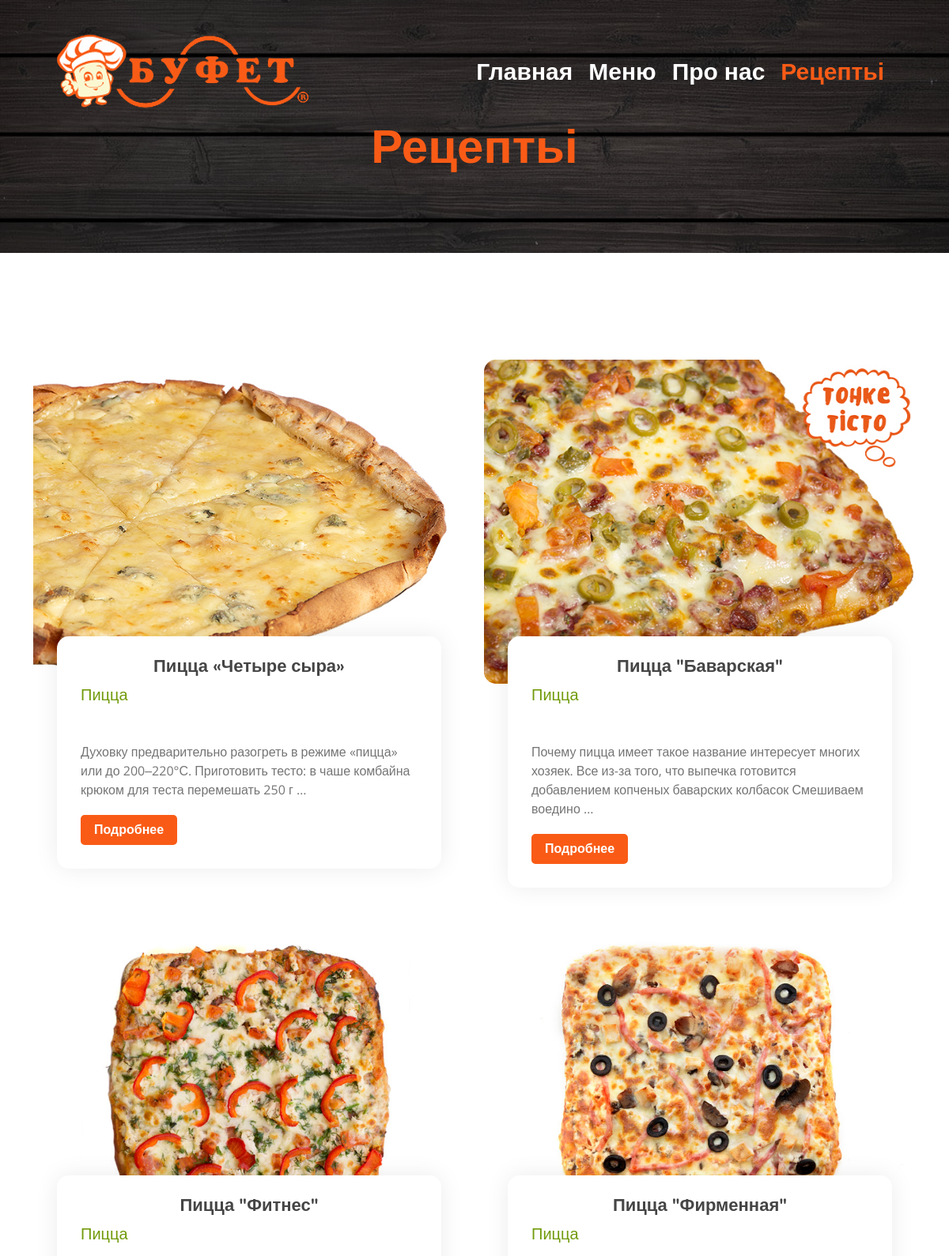
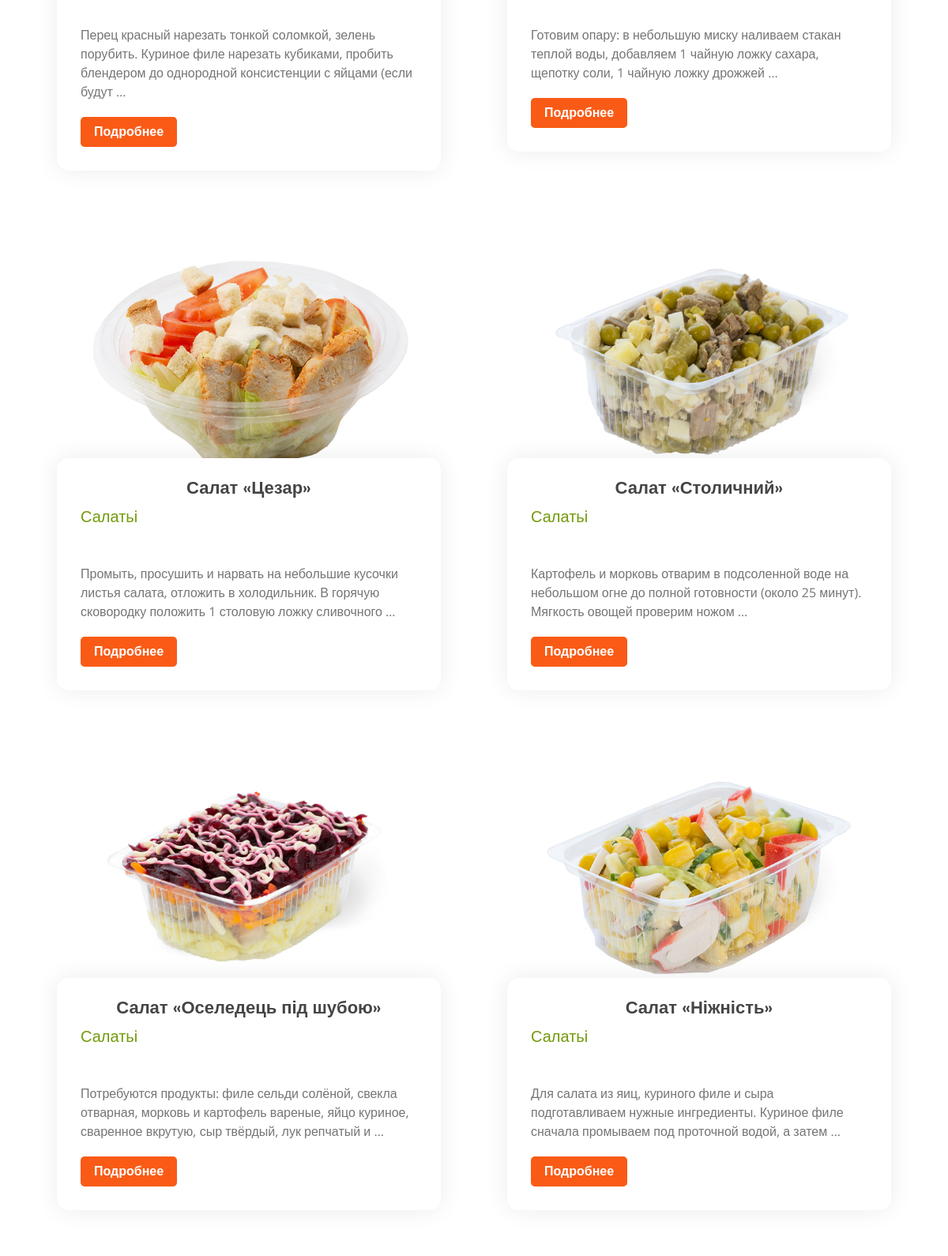
The page /recipe_all/ (upper part) on the database its author committed (2 pictures, top to bottom).
### blog/models.py (models this page shows, shortened)
class Recipe(models.Model):
    name = models.CharField(max_length=100)
    serves = models.CharField(max_length=50)
    prep_time = models.PositiveIntegerField(default=0)
    cook_time = models.PositiveIntegerField(default=0)
    ingredients = RichTextField()
    directions = RichTextField()
    post = models.ForeignKey(Post, related_name='recipe', on_delete=models.SET_NULL, null=True, blank=True)
    class Meta:
        verbose_name = 'Рецепт'
        verbose_name_plural = 'Рецептьі'
    def get_absolute_url(self):
        return reverse('recipe_details', kwargs={"pk": self.pk})

class Post(models.Model):
    author = models.ForeignKey(User, related_name='posts', on_delete=models.CASCADE, verbose_name='Автор поста')
    title = models.CharField(max_length=250, verbose_name='Название едьі', db_index=True)
    slug = models.SlugField(max_length=255, unique=True, verbose_name='URL едьі', db_index=True)
    image = models.ImageField(upload_to='articles/', verbose_name='Миниатюра')
    text = models.TextField(verbose_name='Текст')
    category = models.ForeignKey(Category,
                                 related_name='post', on_delete=models.SET_NULL, null=True, verbose_name='Категория')
    tags = models.ManyToManyField(Tag, related_name='post', verbose_name='Теги')
    create_at = models.DateTimeField(auto_now_add=True, verbose_name='Дата создания')
    price = models.CharField(max_length=50, verbose_name='Стоимость')
    width = models.CharField(max_length=50, verbose_name='Вес')
    calories = models.CharField(max_length=50, verbose_name='Калорийность')
    class Meta:
        verbose_name = 'Продукт'
        verbose_name_plural = 'Продуктьі'

class Category(MPTTModel):
    name = models.CharField(max_length=100, verbose_name='Название категории', db_index=True)
    slug = models.SlugField(max_length=100, unique=True, verbose_name='URL категории', db_index=True)
    image = models.ImageField(upload_to='category/', verbose_name='Миниатюра')
    parent = TreeForeignKey('self', related_name='children', on_delete=models.SET_NULL, null=True, blank=True)
    class MPTTMeta:
        order_insertion_by = ['name']
    class Meta:
        verbose_name = 'Категория'
        verbose_name_plural = 'Категории'
    def __str__(self):
        return self.name

### blog/views.py (the view)
# urls.py: path('recipe_all/', RecipeListView.as_view(), name='recipe'),
class RecipeListView(ListView):
    model = Recipe
    template_name = 'blog/recipe_list.html'
    context_object_name = 'recipe_list'
    def get_queryset(self):
        return Recipe.objects.all().order_by('post__category').select_related('post__category')

### blog/templatetags/contact_tags.py (called while the page is built)
@register.inclusion_tag('blog/inc/tags/_email_form.html')
def email_form():
    return {'email_form': EmailForm()}

### blog/templatetags/menu_tags.py (called while the page is built)
@register.inclusion_tag('blog/inc/tags/side_menu.html')
def get_categories():
    category = Category.objects.annotate(cnt=Count('post')).order_by('-cnt')
    return {'list_category': category}

### templates/blog/recipe_list.html (shortened to what this page needs)
{% extends 'base.html' %}
{% block content %}
<div class="page-header">
    <div class="container">
        <div class="row">
            <div class="col-12">
                <h2>Рецептьі</h2>
            </div>
        </div>
    </div>
</div>
<div class="blog">
    <div class="container">
        <div class="row">
            {% for recipe in recipe_list %}
            <div class="col-md-6">
                <div class="blog-item">
                    <div class="blog-img">
                        <img src="{{ recipe.post.image.url }}" alt="{{ recipe.name }}">
                    </div>
                    <div class="blog-content">
                        <h2 class="blog-title text-center">{{ recipe.name }}</h2>
                        <div class="section-header">
                            <p>{{ recipe.post.category }}</p>
                        </div>
                        <div class="blog-text">
                            <p> {{recipe.directions| safe | truncatewords:20}}</p>
                            <a class="btn custom-btn" href="{{ recipe.get_absolute_url }}">Подробнее</a>
                        </div>
                    </div>
                </div>
            </div>
            {% endfor %}
        </div>
    </div>
</div>
{% endblock content %}

### blog/static/blog/css/style.css (style rules this page uses)
body { color: #757575; background: #ffffff; font-family: 'open sans', sans-serif; text-align-all: justify; }
h1, h2, h3, h4, h5, h6 { color: #454545; font-family: 'Nunito', sans-serif; }
a { font-family: 'Nunito', sans-serif; font-weight: 600; color: #f95b16; transition: .3s; }
.btn.custom-btn { padding: 12px 25px; font-family: 'Nunito', sans-serif; font-size: 16px; font-weight: 600; color: #ffffff; background: #f95b16; border: 2px solid #f95b16; border-radius: 5px; transition: .5s; }
.page-header { position: relative; margin-bottom: 45px; padding: 150px 0 90px 0; text-align: center; background: linear-gradient(rgba(0, 0, 0, .5), rgba(0, 0, 0, .5)), url(../img/page-header.jpg); background-position: center; background-repeat: no-repeat; background-size: cover; }
.page-header h2 { position: relative; color: #f95b16; font-size: 60px; font-weight: 700; }
.section-header { position: relative; margin-bottom: 45px; }
.section-header p { color: #719a0a; margin-bottom: 5px; position: relative; font-size: 20px; }
.blog { position: relative; width: 100%; padding: 45px 0 0 0; }
.blog .blog-item { position: relative; }
.blog .blog-img { position: relative; width: 100%; border-radius: 15px; overflow: hidden; z-index: 1; }
.blog .blog-img img { width: 100%; }
.blog .blog-content { position: relative; width: calc(100% - 60px); top: -60px; left: 30px; padding: 25px 30px 30px 30px; background: #ffffff; box-shadow: 0 0 30px rgba(0, 0, 0, .08); border-radius: 15px; z-index: 2; }
.blog .blog-content h2.blog-title { font-size: 22px; font-weight: 700; }
.blog .blog-text { position: relative; }
.blog .blog-text p { margin-bottom: 10px; }
.blog .blog-item a.btn { margin-top: 10px; padding: 5px 15px; }

### rows shown on the page
Recipe: post.image (picture), name "Пицца «Четыре сыра»", post.category "Пицца", directions "Духовку предварительно разогреть в режиме «пицца» или до 200‒220°С. Приготовить тесто: в чаше комбайна крюком для теста перемешать 250 г …"
Recipe: post.image (picture), name "Пицца \"Баварская\"", post.category "Пицца", directions "Почему пицца имеет такое название интересует многих хозяек. Все из-за того, что выпечка готовится добавлением копченых баварских колбасок Смешиваем воедино …"
Recipe: post.image (picture), name "Пицца \"Фитнес\"", post.category "Пицца", directions "Перец красный нарезать тонкой соломкой, зелень порубить. Куриное филе нарезать кубиками, пробить блендером до однородной консистенции с яйцами (если будут …"
Recipe: post.image (picture), name "Пицца \"Фирменная\"", post.category "Пицца", directions "Готовим опару: в небольшую миску наливаем стакан теплой воды, добавляем 1 чайную ложку сахара, щепотку соли, 1 чайную ложку дрожжей …"
Recipe: post.image (picture), name "Салат «Цезар»", post.category "Салатьі", directions "Промыть, просушить и нарвать на небольшие кусочки листья салата, отложить в холодильник. В горячую сковородку положить 1 столовую ложку сливочного …"
Recipe: post.image (picture), name "Салат «Столичний»", post.category "Салатьі", directions "Картофель и морковь отварим в подсоленной воде на небольшом огне до полной готовности (около 25 минут). Мягкость овощей проверим ножом …"
Recipe: post.image (picture), name "Салат «Оселедець під шубою»", post.category "Салатьі", directions "Потребуются продукты: филе сельди солёной, свекла отварная, морковь и картофель вареные, яйцо куриное, сваренное вкрутую, сыр твёрдый, лук репчатый и …"
Recipe: post.image (picture), name "Салат «Ніжність»", post.category "Салатьі", directions "Для салата из яиц, куриного филе и сыра подготавливаем нужные ингредиенты. Куриное филе сначала промываем под проточной водой, а затем …"
